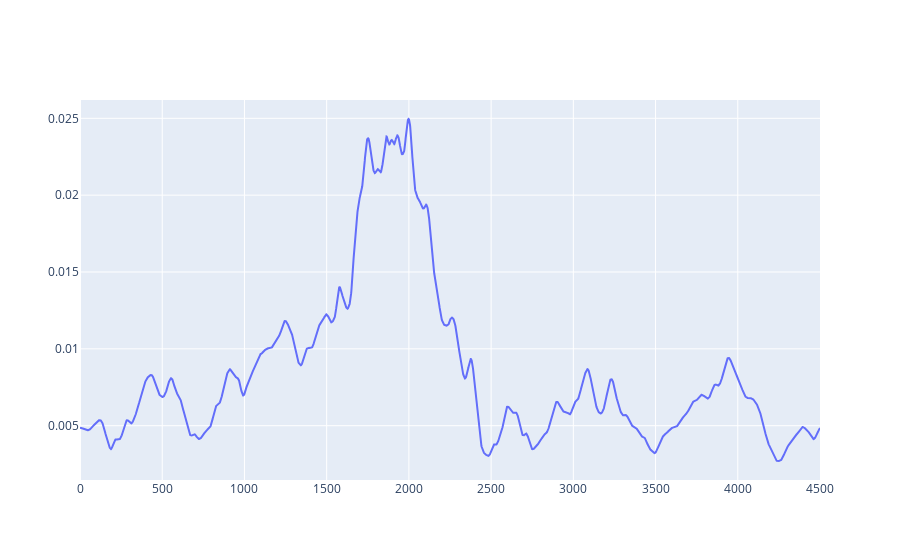

Notebook code cell kept with this figure:
### Code cell
iplot(plot_array(soln.dev))

### Figure 1 — Plotly figure (JSON) as saved in the notebook; plotly's stock layout.template omitted (floating-point values rounded to 4 significant figures; data arrays with more than 128 entries replaced by an {"elided": "..."} marker saying what was removed)
{"data": [{"type": "scatter", "x": {"elided": "4501 int values"}, "y": {"elided": "4501 float values"}}], "layout": {}}
